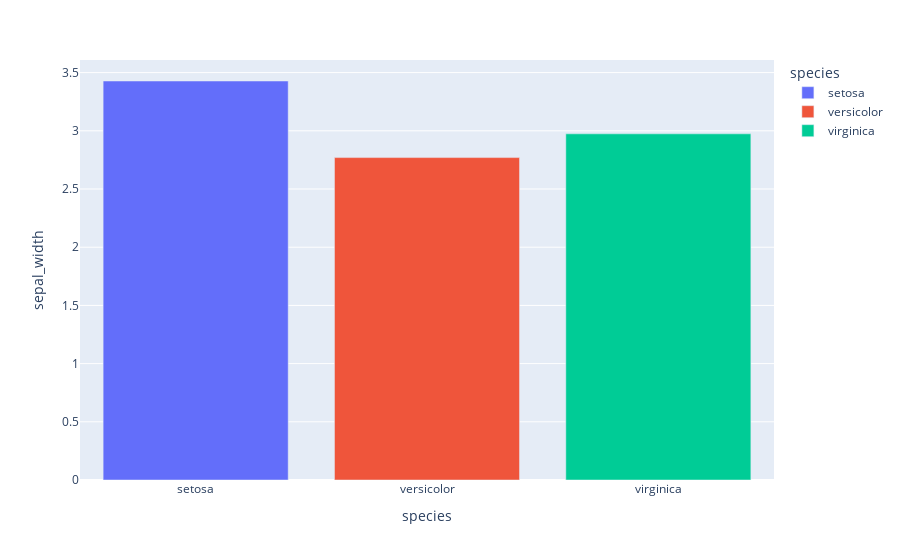

Notebook cell for this chart:
### Code cell
df_bar=df.groupby('species').mean().reset_index()
df_bar.head()
fig3=px.bar(df_bar,x='species',y='sepal_width',color='species')
fig3.show()
fig3.write_image('3_Bar.png')

### Figure 1 — Plotly figure (JSON) as saved in the notebook; plotly's stock layout.template omitted (floating-point values rounded to 4 significant figures)
{"data": [{"hovertemplate": "species=%{x}<br>sepal_width=%{y}<extra></extra>", "legendgroup": "setosa", "marker": {"color": "#636efa", "pattern": {"shape": ""}}, "name": "setosa", "orientation": "v", "showlegend": true, "textposition": "auto", "type": "bar", "x": ["setosa"], "xaxis": "x", "y": [3.428], "yaxis": "y"}, {"hovertemplate": "species=%{x}<br>sepal_width=%{y}<extra></extra>", "legendgroup": "versicolor", "marker": {"color": "#EF553B", "pattern": {"shape": ""}}, "name": "versicolor", "orientation": "v", "showlegend": true, "textposition": "auto", "type": "bar", "x": ["versicolor"], "xaxis": "x", "y": [2.77], "yaxis": "y"}, {"hovertemplate": "species=%{x}<br>sepal_width=%{y}<extra></extra>", "legendgroup": "virginica", "marker": {"color": "#00cc96", "pattern": {"shape": ""}}, "name": "virginica", "orientation": "v", "showlegend": true, "textposition": "auto", "type": "bar", "x": ["virginica"], "xaxis": "x", "y": [2.974], "yaxis": "y"}], "layout": {"barmode": "relative", "legend": {"title": {"text": "species"}, "tracegroupgap": 0}, "margin": {"t": 60}, "xaxis": {"anchor": "y", "categoryarray": ["setosa", "versicolor", "virginica"], "categoryorder": "array", "domain": [0, 1], "title": {"text": "species"}}, "yaxis": {"anchor": "x", "domain": [0, 1], "title": {"text": "sepal_width"}}}}
